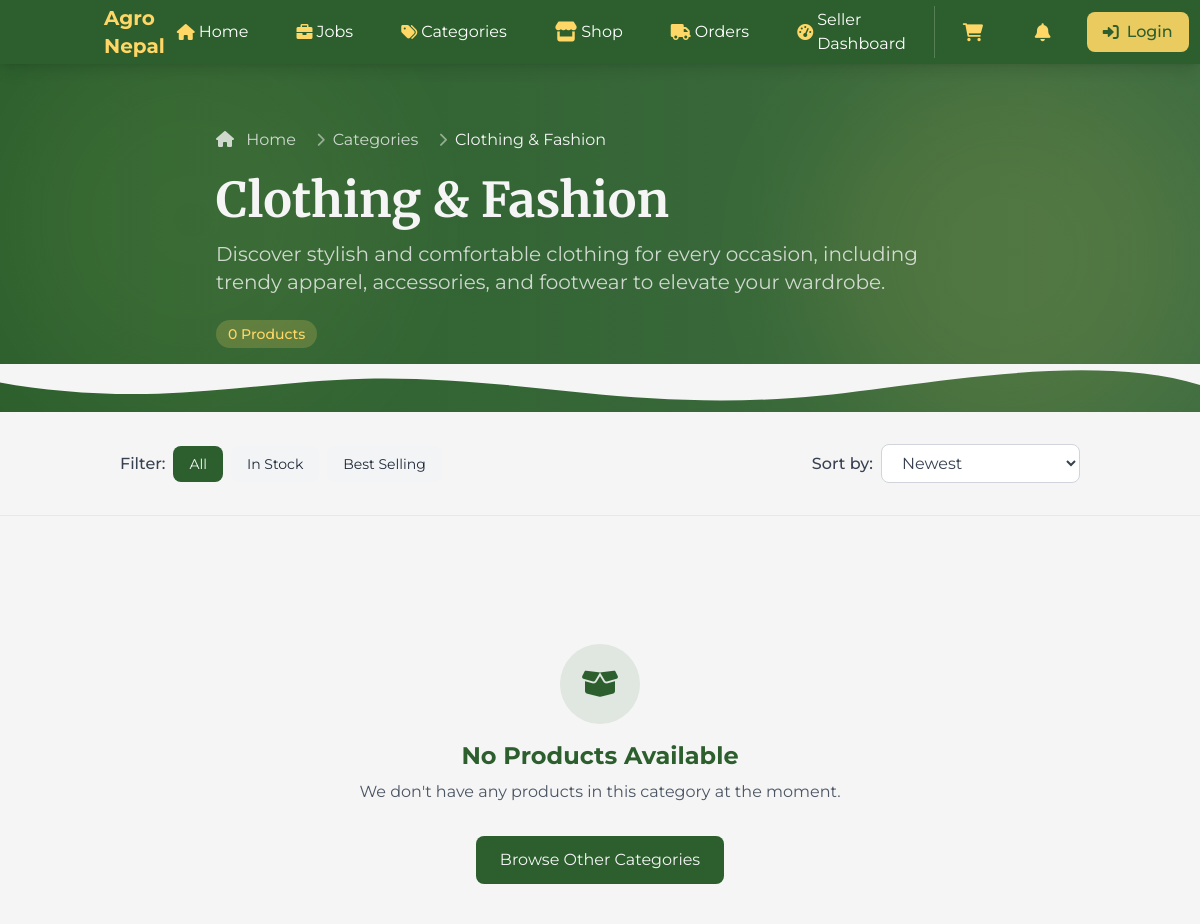
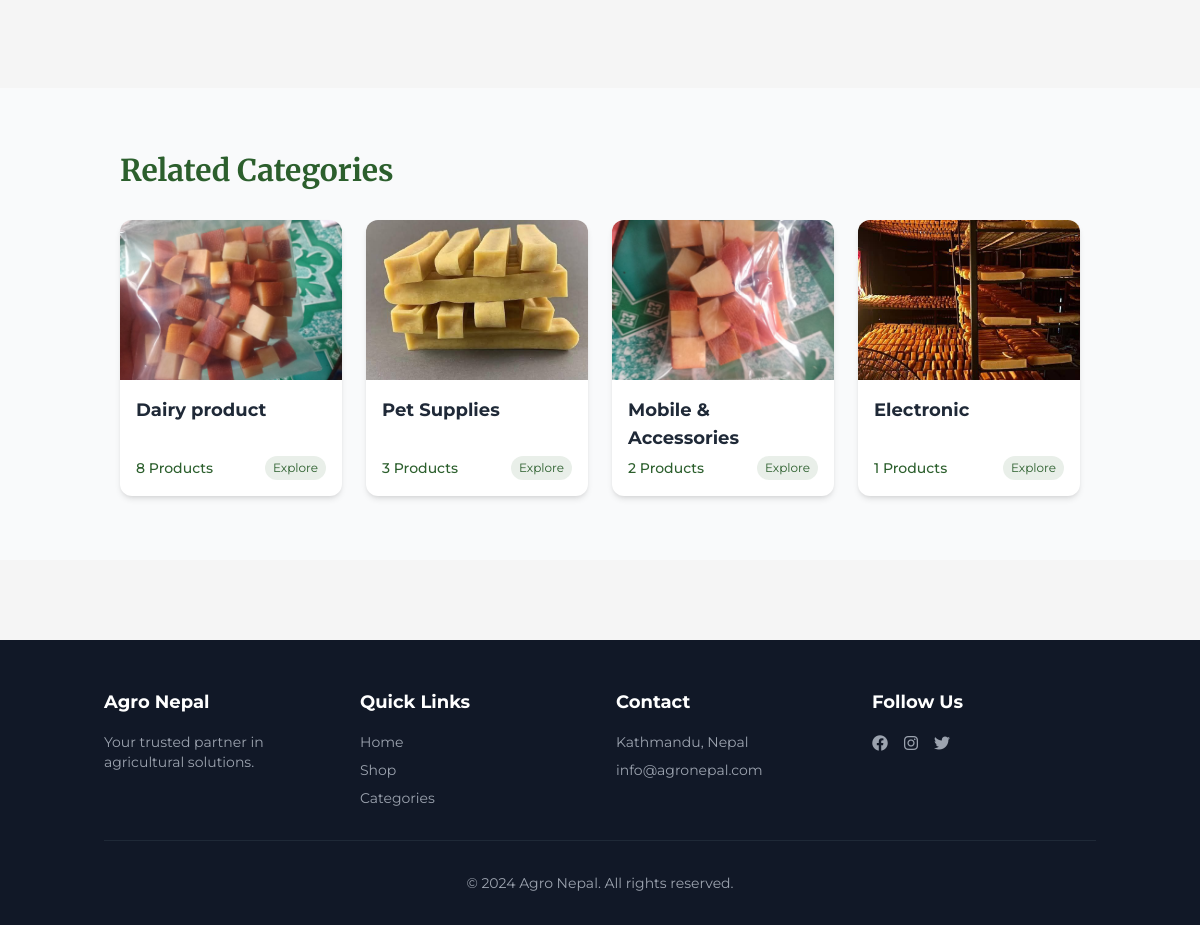
The app's page /category/2/ with its own data (2 pictures, top to bottom).
### Accounts/models.py (models this page shows, shortened)
class Category(models.Model):
    name = models.CharField(max_length=100)
    description = models.TextField(blank=True, null=True)
    image = models.ImageField(upload_to='categories/', blank=True, null=True)
    created_at = models.DateTimeField(auto_now_add=True)

class Product(models.Model):
    seller = models.ForeignKey(User, on_delete=models.CASCADE, related_name='products',default=get_default_seller)
    name = models.CharField(max_length=200)
    category = models.ForeignKey(Category, on_delete=models.CASCADE, related_name='products')
    description = models.TextField()
    price = models.DecimalField(max_digits=10, decimal_places=2)
    commission = models.DecimalField(max_digits=10, decimal_places=2, help_text="Commission amount per sale",default=True)
    stock = models.PositiveIntegerField()
    sold = models.PositiveIntegerField(default=0)
    image = models.ImageField(upload_to='products/')
    is_available = models.BooleanField(default=True)
    created_at = models.DateTimeField(auto_now_add=True)
    updated_at = models.DateTimeField(auto_now=True)
    discount_amount = models.DecimalField(max_digits=10, decimal_places=2, default=0, help_text="Discount amount (e.g., 10 for $10 off)")

### Accounts/views.py (the view)
# urls.py: path('category/<int:category_id>/', views.category_detail_view, name='category_detail'),
def category_detail_view(request, category_id):
    category = get_object_or_404(Category, id=category_id)
    products = category.products.filter(is_available=True).order_by('-created_at')
    related_categories = Category.objects.exclude(id=category_id).annotate(
        product_count=Count('products')
    ).order_by('-product_count')[:4]
    context = {
        'category': category,
        'products': products,
        'related_categories': related_categories,
    }
    return render(request, 'category_detail.html', context)

### Accounts/context_processors.py (called while the page is built, shortened)
def cart_processor(request):
    return {
        'cart_items': [],
        'cart_count': 0,
        'cart_total': 0
    }

def notification_processor(request):
    return {
        'unread_notifications': 0,
        'pending_withdrawals': 0,
    }

def count_notifications(request):
    context = {}
    return context

### Accounts/templates/category_detail.html (shortened to what this page needs)
{% extends 'base.html' %}
{% block content %}
<section class="relative py-16 bg-gradient-to-r from-primary to-primary/90 text-light overflow-hidden">
    <div class="absolute inset-0 overflow-hidden opacity-10">
        <div class="absolute top-0 right-0 w-96 h-96 bg-accent rounded-full mix-blend-multiply filter blur-3xl"></div>
        <div class="absolute bottom-0 left-0 w-96 h-96 bg-secondary rounded-full mix-blend-multiply filter blur-3xl"></div>
    </div>
    <div class="container mx-auto px-4 sm:px-6 lg:px-8 relative z-10">
        <div class="max-w-3xl mx-auto">
            <nav class="flex mb-6" aria-label="Breadcrumb">
                <ol class="inline-flex items-center space-x-1 md:space-x-3">
                    <li class="inline-flex items-center">
                        <a href="{% url 'home' %}" class="text-light/80 hover:text-accent">
                            <i class="fas fa-home mr-2"></i>
                            Home
                        </a>
                    </li>
                    <li>
                        <div class="flex items-center">
                            <i class="fas fa-chevron-right text-light/50 mx-2 text-sm"></i>
                            <a href="{% url 'categories' %}" class="text-light/80 hover:text-accent">
                                Categories
                            </a>
                        </div>
                    </li>
                    <li aria-current="page">
                        <div class="flex items-center">
                            <i class="fas fa-chevron-right text-light/50 mx-2 text-sm"></i>
                            <span class="text-light">{{ category.name }}</span>
                        </div>
                    </li>
                </ol>
            </nav>
            <h1 class="text-4xl md:text-5xl font-serif font-bold mb-4">{{ category.name }}</h1>
            {% if category.description %}
            <p class="text-xl text-light/80">{{ category.description }}</p>
            {% endif %}
            <div class="mt-6 flex items-center">
                <span class="bg-accent/20 text-accent px-3 py-1 rounded-full text-sm font-medium">
                    {{ products.count }} Products
                </span>
            </div>
        </div>
    </div>
    <div class="absolute bottom-0 left-0 w-full overflow-hidden leading-0">
    </div>
</section>
<section class="py-8 bg-light border-b">
    <div class="container mx-auto px-4 sm:px-6 lg:px-8">
        <div class="flex flex-col md:flex-row md:items-center md:justify-between gap-4">
            <div class="flex flex-wrap items-center gap-2">
                <span class="text-gray-700 font-medium">Filter:</span>
                <a href="?filter=all" class="px-4 py-2 rounded-lg bg-primary text-light text-sm hover:bg-primary/90 transition-colors duration-300">
                    All
                </a>
                <a href="?filter=in_stock" class="px-4 py-2 rounded-lg bg-gray-100 text-gray-800 text-sm hover:bg-secondary hover:text-dark transition-colors duration-300">
                    In Stock
                </a>
                <a href="?filter=best_selling" class="px-4 py-2 rounded-lg bg-gray-100 text-gray-800 text-sm hover:bg-secondary hover:text-dark transition-colors duration-300">
                    Best Selling
                </a>
            </div>
            <div class="flex items-center gap-2">
                <span class="text-gray-700 font-medium">Sort by:</span>
                <select id="sort-options" class="bg-white border border-gray-300 text-gray-700 rounded-lg px-4 py-2 focus:outline-none focus:ring-2 focus:ring-primary">
                    <option value="newest">Newest</option>
                </select>
            </div>
        </div>
    </div>
</section>
<section class="py-16 bg-light">
    <div class="container mx-auto px-4 sm:px-6 lg:px-8">
        <div class="grid grid-cols-1 sm:grid-cols-2 lg:grid-cols-3 xl:grid-cols-4 gap-6">
            {% for product in products %}
            <div class="bg-white rounded-xl shadow-md hover:shadow-xl transition-shadow duration-300 overflow-hidden h-full flex flex-col group">
                <div class="relative overflow-hidden">
                    <img src="{{ product.image.url }}" alt="{{ product.name }}" class="w-full h-64 object-cover transition-transform duration-500 group-hover:scale-110">
                    <div class="absolute inset-0 bg-black bg-opacity-20 opacity-0 group-hover:opacity-100 transition-opacity duration-300 flex items-center justify-center">
                        <a href="{% url 'product_detail' product.id %}" class="bg-white text-primary rounded-full p-3 transform translate-y-4 group-hover:translate-y-0 transition-transform duration-300">
                            <i class="fas fa-eye"></i>
                        </a>
                    </div>
                    {% if product.stock > 0 %}
                    <div class="absolute top-3 right-3">
                        <span class="bg-green-100 text-green-800 text-xs font-bold px-2 py-1 rounded-full">In Stock</span>
                    </div>
                    {% else %}
                    <div class="absolute top-3 right-3">
                        <span class="bg-red-100 text-red-800 text-xs font-bold px-2 py-1 rounded-full">Out of Stock</span>
                    </div>
                    {% endif %}
                </div>
                <div class="p-6 flex-grow flex flex-col">
                    <h3 class="text-xl font-bold text-gray-800 mb-2 group-hover:text-primary transition-colors duration-300">{{ product.name }}</h3>
                    <p class="text-sm text-gray-600 mb-4 line-clamp-2 flex-grow">{{ product.description|truncatechars:120 }}</p>
                    <div class="flex items-center justify-between mt-auto">
                        <span class="text-xl font-bold text-primary">Rs. {{ product.price }}</span>
                        <div class="flex items-center text-xs text-gray-500">
                            <i class="fas fa-shopping-cart mr-1"></i>
                            <span>{{ product.sold }} sold</span>
                        </div>
                    </div>
                </div>
                <div class="p-6 pt-0">
                    <form method="POST" action="{% url 'add_to_cart' product.id %}">
                        {% csrf_token %}
                        <button type="submit" {% if product.stock == 0 %}disabled{% endif %}
                            class="w-full py-3 rounded-lg flex items-center justify-center transition-colors duration-300 {% if product.stock > 0 %}bg-secondary hover:bg-accent text-dark{% else %}bg-gray-200 text-gray-500 cursor-not-allowed{% endif %}">
                            <i class="fas fa-shopping-cart mr-2"></i>
                            <span>Add to Cart</span>
                        </button>
                    </form>
                </div>
            </div>
            {% empty %}
            <div class="col-span-full text-center py-16">
                <div class="inline-flex items-center justify-center w-20 h-20 bg-primary/10 rounded-full mb-4">
                    <i class="fas fa-box-open text-primary text-3xl"></i>
                </div>
                <h3 class="text-2xl font-bold text-primary mb-2">No Products Available</h3>
                <p class="text-gray-600 mb-8">We don't have any products in this category at the moment.</p>
                <a href="{% url 'categories' %}" class="inline-block bg-primary text-light px-6 py-3 rounded-lg hover:bg-primary/90 transition-colors duration-300">
                    Browse Other Categories
                </a>
            </div>
            {% endfor %}
        </div>
    </div>
</section>
{% if related_categories %}
<section class="py-16 bg-gray-50">
    <div class="container mx-auto px-4 sm:px-6 lg:px-8">
        <h2 class="text-3xl font-serif font-bold text-primary mb-8">Related Categories</h2>
        <div class="grid grid-cols-1 sm:grid-cols-2 lg:grid-cols-4 gap-6">
            {% for related in related_categories %}
            <a href="{% url 'category_detail' related.id %}" class="group">
                <div class="bg-white rounded-xl shadow-md overflow-hidden hover-grow transition-all duration-300 h-full flex flex-col relative">
                    <div class="relative h-40 overflow-hidden">
                        {% if related.products.first.image %}
                        <img src="{{ related.products.first.image.url }}" alt="{{ related.name }}" class="w-full h-full object-cover transition-transform duration-500 group-hover:scale-110">
                        {% else %}
                        <div class="w-full h-full bg-gradient-to-br from-primary/20 to-secondary/20 flex items-center justify-center">
                            <i class="fas fa-seedling text-primary text-4xl"></i>
                        </div>
                        {% endif %}
                    </div>
                    <div class="p-4 flex-grow flex flex-col">
                        <h3 class="text-lg font-bold text-gray-800 mb-1 group-hover:text-primary transition-colors duration-300">{{ related.name }}</h3>
                        <div class="mt-auto flex items-center justify-between">
                            <span class="text-sm text-primary font-medium">{{ related.product_count }} Products</span>
                            <span class="text-xs bg-primary/10 text-primary px-2 py-1 rounded-full">Explore</span>
                        </div>
                    </div>
                </div>
            </a>
            {% endfor %}
        </div>
    </div>
</section>
{% endif %}
{% endblock %}

### Accounts/templates/base.html (style rules this page uses)
input, select, textarea { font-size: 16px !important; }
html, body { overscroll-behavior-y: contain; -webkit-overflow-scrolling: touch; }
body { overflow-y: scroll; height: 100%; }
* { -webkit-tap-highlight-color: transparent; }
.hover-grow { transition: transform 0.3s ease; }

### Accounts/templates/category_detail.html (style rules this page uses)
.hover-grow { transition: transform 0.3s ease, box-shadow 0.3s ease; }

### records on screen
Category: name "Clothing & Fashion", description "Discover stylish and comfortable clothing for every occasion, including trendy apparel, accessories, and footwear to elevate your wardrobe."
Category: products.first.image (picture), name "Dairy product", product_count "8"
Category: products.first.image (picture), name "Pet Supplies", product_count "3"
Category: products.first.image (picture), name "Mobile & Accessories", product_count "2"
Category: products.first.image (picture), name "Electronic", product_count "1"

### other values on screen
{{ products.count }} "0"
